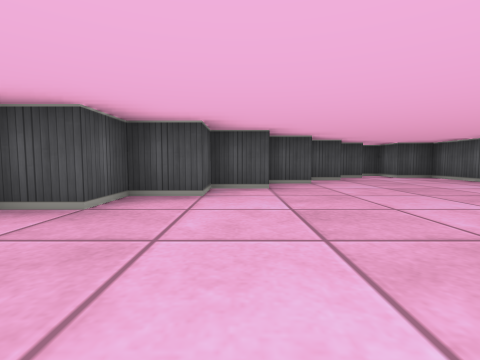
View 1 (above)

13 first-person views from a walk through a cub3D ray-caster map. The camera is about half as high as the walls, tilts 4° down and sees 85° across. The floor is counted in squares. Each view is taken from the middle of a square. On the plan, view 1 faces up. The plan holds only what a view shows up to about 9 squares ahead; the rest is blank.

View 2
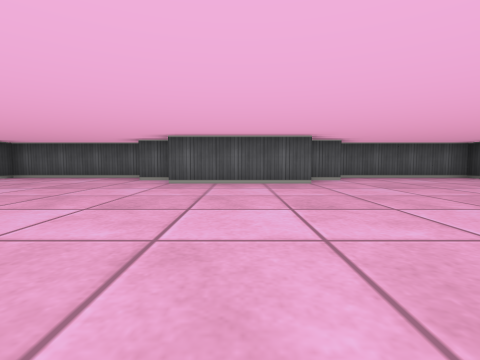

View 3
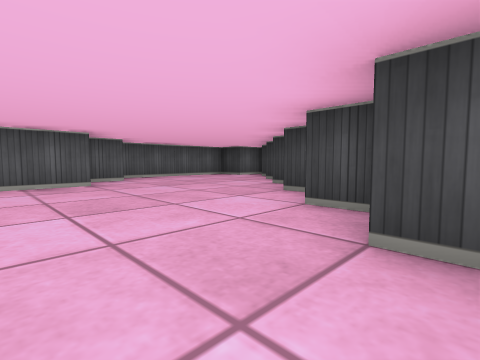

View 4
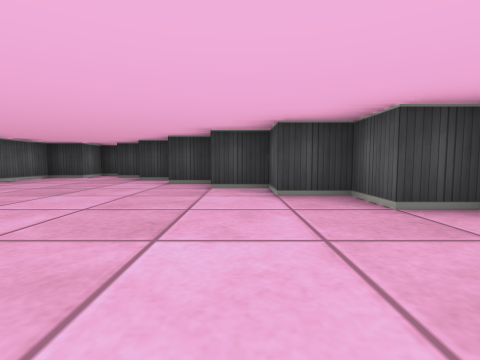

View 5
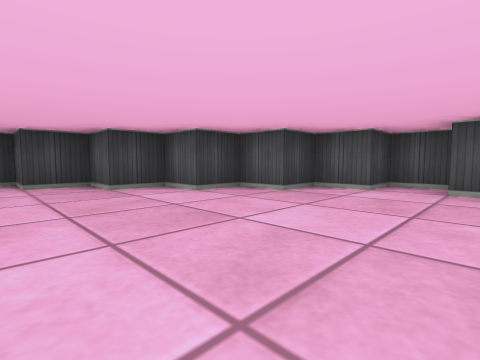

View 6
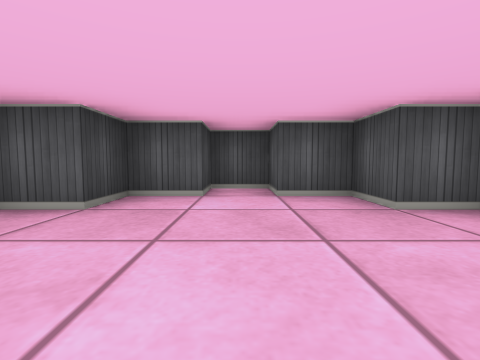

View 7
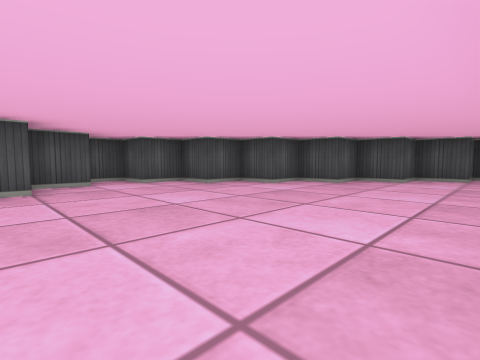

View 8
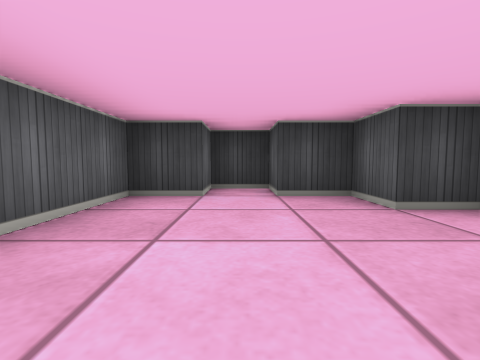

View 9
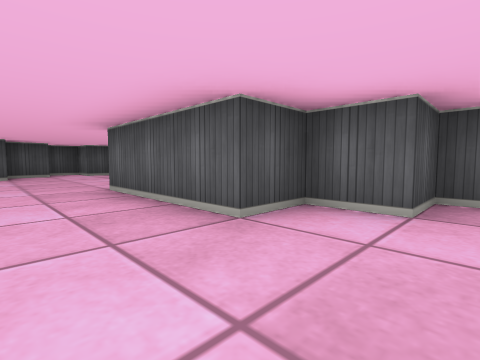

View 10
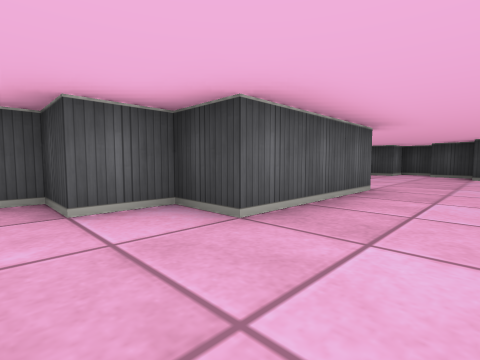

View 11
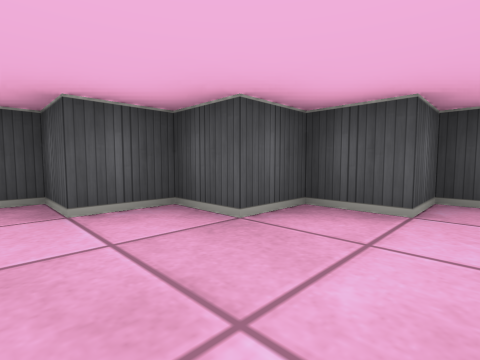

View 12
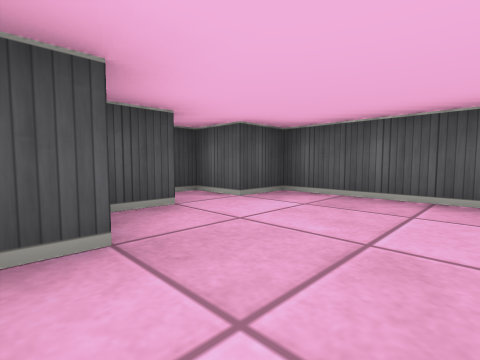

View 13
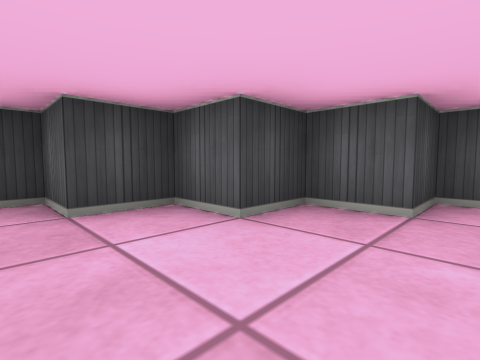

### Floor plan
Points are (right, up) in squares from view 1. A wall is a line through its corners. A room is listed if a view was taken in it or the views show most of it. See-through windows are left out.
Room 1 (views 1, 2, 3, 4, 5, 6, 7, 8, 9, 10, 11, 12, 13)
walls: (3.5, -0.5) (3.5, 2.5) (4.5, 2.5) (4.5, 3.5) (5.5, 3.5) (5.5, 7.5) (4.5, 7.5) (4.5, 8.5) (3.5, 8.5) (3.5, 7.5) (2.5, 7.5) (2.5, 6.5) (1.5, 6.5) (1.5, 5.5) (0.5, 5.5) (0.5, 4.5) (-0.5, 4.5) (-0.5, 3.5) (-1.5, 3.5) (-1.5, 2.5) (-2.5, 2.5) (-2.5, 1.5) (-3.5, 1.5) (-3.5, 0.5) (-2.5, 0.5) (-2.5, -0.5) (-1.5, -0.5) (-1.5, -1.5) (-0.5, -1.5) (-0.5, -2.5) (0.5, -2.5) (0.5, -3.5) (1.5, -3.5) (1.5, -4.5) (2.5, -4.5) (2.5, -5.5) (3.5, -5.5) (3.5, -6.5) (4.5, -6.5) (4.5, -5.5) (5.5, -5.5) (5.5, -1.5) (4.5, -1.5) (4.5, -0.5) (3.5, -0.5)

Positions as (right, up) in squares from view 1, and headings:
1: (0, 0), facing up
2: (-2, 1), facing right
3: (-2, 1), facing down-right
4: (0, 2), facing down
5: (2, 2), facing down-left
6: (1, 1), facing left
7: (3, -1), facing up-left
8: (4, -2), facing down
9: (2, -2), facing up-right
10: (2, 4), facing down-right
11: (4, 5), facing up-left
12: (2, 5), facing up-right
13: (3, -2), facing down-left
